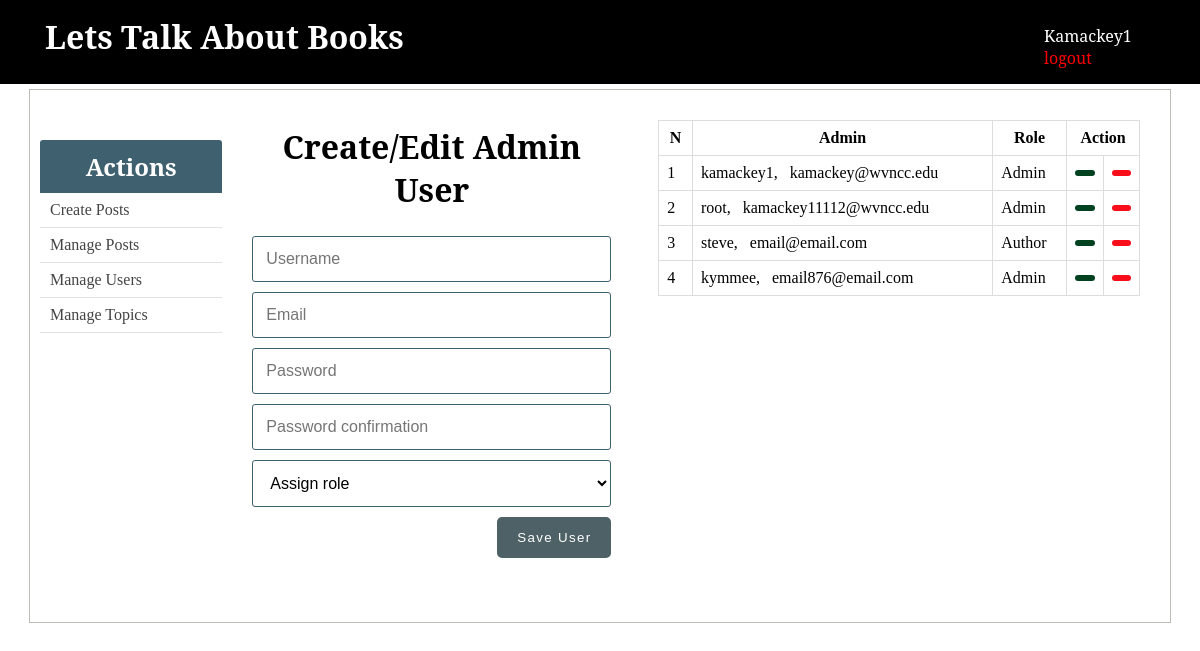
/admin/users.php, run on the app's committed database.
### tables this page shows
CREATE TABLE `users` (
  `id` int(11) NOT NULL,
  `username` varchar(255) NOT NULL,
  `email` varchar(255) NOT NULL,
  `role` enum('Author','Admin') DEFAULT NULL,
  `password` varchar(255) NOT NULL,
  `created_at` timestamp NULL DEFAULT current_timestamp(),
  `updated_at` timestamp NULL DEFAULT NULL
);

### admin/includes/admin_functions.php (called while the page is built, shortened)
<?php
$isEditingUser = false;
$username = "";
$email = "";
function getAdminUsers(){
	global $conn, $roles;
	$sql = "SELECT * FROM users WHERE role IS NOT NULL";
	$result = mysqli_query($conn, $sql);
	$users = mysqli_fetch_all($result, MYSQLI_ASSOC);
	return $users;
}
?>

### admin/users.php (the view, shortened to what this page needs)
<?php  include('../config.php'); ?>
<?php  include(ROOT_PATH . '/admin/includes/admin_functions.php'); ?>
<?php
	$admins = getAdminUsers();
?>
<?php include(ROOT_PATH . '/admin/includes/head_section.php'); ?>
</head>
<body>
	<?php include(ROOT_PATH . '/admin/includes/navbar.php') ?>
	<div class="container content">
		<?php include(ROOT_PATH . '/admin/includes/menu.php') ?>
		<div class="action">
			<h1 class="page-title">Create/Edit Admin User</h1>
			<form method="post" action="<?php echo BASE_URL . 'admin/users.php'; ?>" >
				<input type="text" name="username" value="<?php echo $username; ?>" placeholder="Username">
				<input type="email" name="email" value="<?php echo $email ?>" placeholder="Email">
				<input type="password" name="password" placeholder="Password">
				<input type="password" name="passwordConfirmation" placeholder="Password confirmation">
				<select name="role">
					<option value="" selected disabled>Assign role</option>
				</select>
				<?php if ($isEditingUser === true): ?>
					<button type="submit" class="btn" name="update_admin">UPDATE</button>
				<?php else: ?>
					<button type="submit" class="btn" name="create_admin">Save User</button>
				<?php endif ?>
			</form>
		</div>
		<div class="table-div">
			<?php if (empty($admins)): ?>
				<h1>No admins in the database.</h1>
			<?php else: ?>
				<table class="table">
					<thead>
						<th>N</th>
						<th>Admin</th>
						<th>Role</th>
						<th colspan="2">Action</th>
					</thead>
					<tbody>
					<?php foreach ($admins as $key => $admin): ?>
						<tr>
							<td><?php echo $key + 1; ?></td>
							<td>
								<?php echo $admin['username']; ?>, &nbsp;
								<?php echo $admin['email']; ?>
							</td>
							<td><?php echo $admin['role']; ?></td>
							<td>
								<a class="fa fa-pencil btn edit"
									href="users.php?edit-admin=<?php echo $admin['id'] ?>">
								</a>
							</td>
							<td>
								<a class="fa fa-trash btn delete"
								    href="users.php?delete-admin=<?php echo $admin['id'] ?>">
								</a>
							</td>
						</tr>
					<?php endforeach ?>
					</tbody>
				</table>
			<?php endif ?>
		</div>
	</div>
</body>
</html>

### admin/static/css/admin_styling.css (style rules this page uses)
* { margin: 0px; padding: 0px; }
a { text-decoration: none; }
h1, h2, h3, h4, h5, h6 { font-family: 'Noto Serif', serif; }
form { width: 60%; margin: 5px auto; padding-bottom: 50px; }
form input[type=file], input[type=email], input[type=password], input[type=text], form select, form textarea { width: 100%; display: block; padding: 13px 13px; font-size: 1em; margin: 5px auto 10px; border-radius: 3px; box-sizing : border-box; background: transparent; border: 1px solid #3E606F; }
form button { float: right; margin-left: 24%; }
table { border-collapse: collapse; width: 70%; margin: 20px auto; }
th, td { padding: 8px; text-align: left; border: 1px solid #ddd; }
th { text-align: center; }
.btn { color: white; background: #4E6166; text-align: center; border: none; border-radius: 5px; display: block; letter-spacing: .1em; padding: 13px 20px; text-decoration: none; }
.container { width: 95%; margin: 5px auto 50px; border: 1px solid #BFBCB3; padding: 10px 0px 50px; }
.container:after { content: ""; display: block; clear: both; }
.container.content .action { width: 35%; float: left; text-align: center; }
.container.content .action form { width: 90%; }
.container.content .action .page-title { margin: 25px; }
.table-div { float: left; width: 47%; }
.table-div table { width: 90%; }
.table-div a.fa { color: white; padding: 3px; }
.table-div .edit { background: #004220; }
.table-div .delete { background: #F70E1A; }

### data on the page
users: username "kamackey1", email "kamackey@wvncc.edu", role "Admin"
users: username "root", email "kamackey11112@wvncc.edu", role "Admin"
users: username "steve", email "email@email.com", role "Author"
users: username "kymmee", email "email876@email.com", role "Admin"
